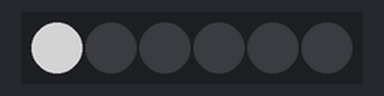
Bench run of a program on a simulated MicroPython board. Shown: 6 RGB LEDs in strip order, left to right. Dim RGB values are drawn brighter than linear; the interpreter's speed is modelled, so counts of loop turns are approximate.

Above: at 0.05 s.
At 4.76 s:
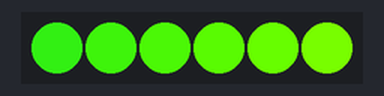
At 9.58 s:
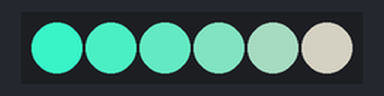
At 19.11 s:
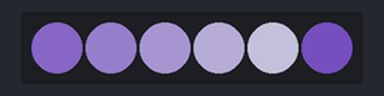
At 29.44 s:
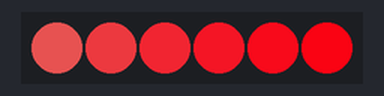
At 39.88 s:
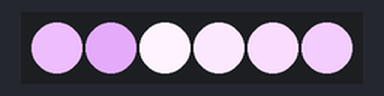
Timing chart, 0 to 40.0 s (numbered marks = the images above):
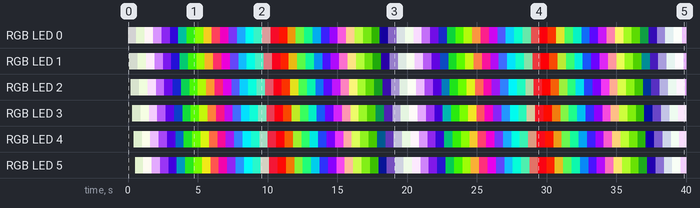

The program:

ws_test.py
```python
from machine import Pin
from neopixel import NeoPixel  # Note: slice assignment and len don't work on NeoPixel
from time import sleep
import math

NUM_LEDS = 6
WS_PIN = 2  # GPIO 2 is "D4"
#WS_PIN = 14  # GPIO 14 is "D5"
#WS_PIN = 18  # GPIO 14 is "D8"
#SCL_PIN = 5  # GPIO 5 is D1
#SDA_PIN = 4  # GPIO 4 is D2
SCL_PIN = 14  # GPIO 14 is D5
SDA_PIN = 12  # GPIO 12 is D6


def marquee_gen(led_count):
    step = 0
    while True:
        r = int((1 + math.sin(step * 0.1324)) * 127)
        g = int((1 + math.sin(step * 0.1654)) * 127)
        b = int((1 + math.sin(step * 0.1)) * 127)
        yield (step % led_count), (r, g, b)
        step += 1


def main():
    np = NeoPixel(Pin(WS_PIN), NUM_LEDS)
    try:
        np = NeoPixel(Pin(WS_PIN), NUM_LEDS)
        for i in range(NUM_LEDS):
            np[i] = (0, 0, 0)
        for ledNum, color in marquee_gen(NUM_LEDS):
            np[ledNum] = color
            np.write()
            sleep(0.1)
    except KeyboardInterrupt:
        for i in range(NUM_LEDS):
            np[i] = (0, 0, 0)
            np.write()


main()
```

Measured:
- by itself, RGB LED 3: off → RGB(176, 187, 164) at 0.30 s, → RGB(244, 253, 226) 0.60 s later, → RGB(243, 204, 253) 0.60 s later, → RGB(171, 85, 236) 0.60 s later, … (66 changes in this stretch)
- by itself, RGB LED 4: off → RGB(191, 205, 176) at 0.40 s, → RGB(250, 253, 233) 0.60 s later, → RGB(235, 187, 253) 0.60 s later, → RGB(155, 66, 229) 0.60 s later, … (66 changes in this stretch)
